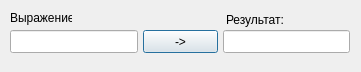
<?xml version="1.0" encoding="UTF-8"?>
<ui version="4.0">
 <class>Dialog</class>
 <widget class="QDialog" name="Dialog">
  <property name="geometry">
   <rect>
    <x>0</x>
    <y>0</y>
    <width>361</width>
    <height>72</height>
   </rect>
  </property>
  <property name="windowTitle">
   <string>Dialog</string>
  </property>
  <widget class="QPushButton" name="pushButton">
   <property name="geometry">
    <rect>
     <x>143</x>
     <y>30</y>
     <width>75</width>
     <height>23</height>
    </rect>
   </property>
   <property name="text">
    <string>-&gt;</string>
   </property>
  </widget>
  <widget class="QLabel" name="label">
   <property name="geometry">
    <rect>
     <x>10</x>
     <y>10</y>
     <width>62</width>
     <height>16</height>
    </rect>
   </property>
   <property name="text">
    <string>Выражение:</string>
   </property>
  </widget>
  <widget class="QLabel" name="label_2">
   <property name="geometry">
    <rect>
     <x>226</x>
     <y>10</y>
     <width>61</width>
     <height>20</height>
    </rect>
   </property>
   <property name="text">
    <string>Результат:</string>
   </property>
  </widget>
  <widget class="QLineEdit" name="lineEdit">
   <property name="geometry">
    <rect>
     <x>10</x>
     <y>30</y>
     <width>128</width>
     <height>23</height>
    </rect>
   </property>
   <property name="minimumSize">
    <size>
     <width>113</width>
     <height>20</height>
    </size>
   </property>
  </widget>
  <widget class="QLineEdit" name="lineEdit_2">
   <property name="geometry">
    <rect>
     <x>223</x>
     <y>30</y>
     <width>127</width>
     <height>23</height>
    </rect>
   </property>
  </widget>
 </widget>
 <resources/>
 <connections/>
</ui>
